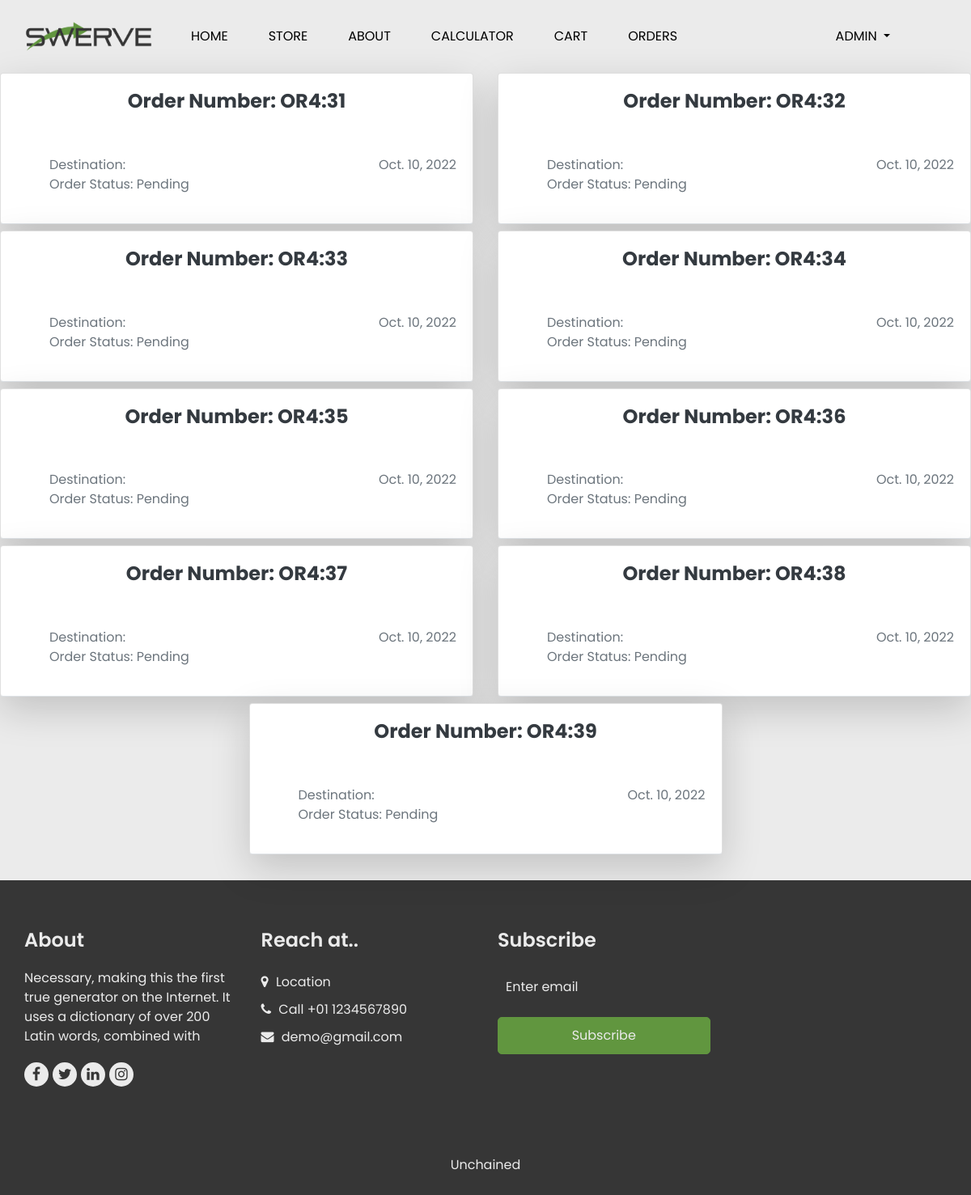
The app's page /orders/ (signed in), older data.
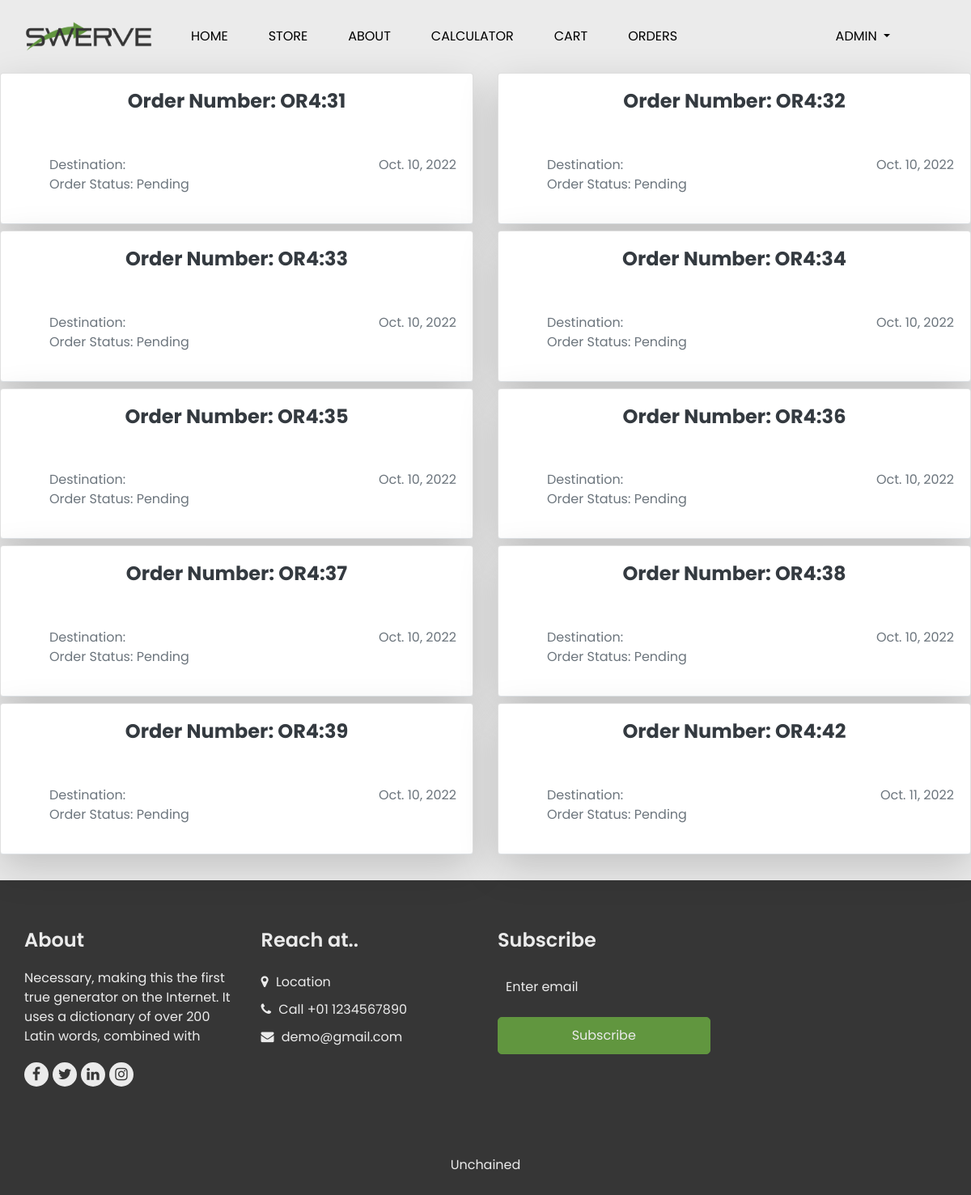
The same page, newer data.
### store/models.py (models this page shows, shortened)
class Order(models.Model):
    customer = models.ForeignKey(Customer, on_delete=models.CASCADE)
    date = models.DateField(default=datetime.datetime.today)
    status = models.CharField(max_length=100, choices=ORDER_STATUS, default="Pending")
    total_price = models.FloatField(default=0)
    order_number = models.CharField(max_length=100, default="")
    destination = models.CharField(max_length=100, default="")

### store/views.py (the view)
# urls.py: path("orders/", views.get_orders, name="get_orders"),
def get_orders(request):
    if not request.user.is_authenticated:
        messages.info(request, "You must be logged in to view orders")
        return redirect("/login")
    context = {}
    try:
        customer, created = Customer.objects.get_or_create(user=request.user)
        orders = Order.objects.filter(customer=customer)
        context = {"orders": orders}
    except Order.DoesNotExist:
        context = {"order": Order.objects.none()}
    return render(request, "pages/orders.html", context)

### store/templates/pages/orders.html (shortened to what this page needs)
{% extends 'master/main.html' %}
{% load crispy_forms_filters %}
{% load humanize %}
{% load static %}
{% block content %}
    <div class="row d-flex justify-content-center mt-100 mb-100">
        {% for order in orders %}
                <div class="col-lg-6 ">
                    <div class="card border-bottom mb-2 shadow-lg" >
                        <div class="card-body text-center">
                            <a href="{% url 'get_receipt'  order.pk %}">
                            <h4 class="card-title m-b-0 text-dark font-weight-bolder text-decoration-underline">Order Number: {{ order.order_number }}</h4>
                            </a>
                        </div>
                        <ul class="list-style-none">
                            <li class="d-flex no-block card-body">
                                <div>
                                    <span class="text-muted">Destination: {{ order.destination }} </span>
                                    <br>
                                    <span class="text-muted">Order Status: {{ order.status }} </span>
                                </div>
                                <div class="ml-auto">
                                    <div class="text-right">
                                        <span class="text-muted font-16">{{ order.date }}</span>
                                    </div>
                                </div>
                            </li>
                        </ul>
                    </div>
                </div>
        {% endfor %}
    </div>
{% endblock content %}

Row changes from the older to the newer data that the page shows:
added Order: order_number "OR4:42", status "Pending", date "Oct. 11, 2022"
